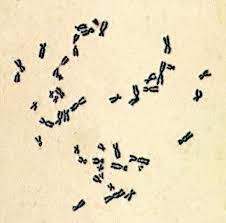
#> input picture x2.jpeg, 226 x 223 px
$ python main7.py
#> lines starting #> are read from the running program, lines starting #| are printed output that depends on the picture; after the words box and inside, x2 and y2 are one past the last pixel; in counts of white or black regions, pixels touching at a corner belong together
import cv2
import matplotlib.pyplot as plt
import numpy as np
import os

# Step 1: Read the image
image = cv2.imread('x2.jpeg')
#> image is the input picture: shape (223, 226, 3); mean B, G, R 189.8, 221.9, 235.4

# Step 2: Preprocessing
gray_image = cv2.cvtColor(image, cv2.COLOR_BGR2GRAY)
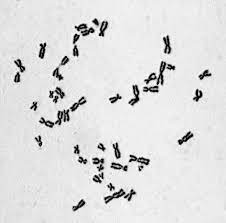
#> gray_image: shape (223, 226); min 0, max 254, mean 222.3

# Step 3: Segmentation
_, thresholded_image = cv2.threshold(gray_image, 0, 255, cv2.THRESH_BINARY_INV + cv2.THRESH_OTSU)
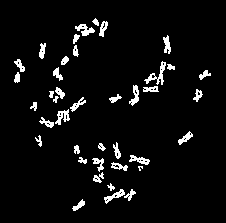
#> thresholded_image: shape (223, 226); 5.1% white; 40 white regions (1 under 20 px)

# Step 4: Counting chromosomes
contours, _ = cv2.findContours(thresholded_image, cv2.RETR_EXTERNAL, cv2.CHAIN_APPROX_SIMPLE)
#> contours = 40 contours, 4 with area under 20; largest, box (x1, y1, x2, y2) and area: (144, 61, 166, 85) 116, (75, 24, 95, 36) 93, (55, 109, 70, 125) 92, (104, 189, 125, 204) 90, (129, 155, 150, 165) 84
chromosome_count = len(contours)
#> chromosome_count = 40

# Step 5: Sorting
sorted_contours = sorted(contours, key=cv2.contourArea, reverse=True)
#> sorted_contours has the same summary as contours

# Step 6: Create a directory to save the new images
output_directory = 'output_images'
os.makedirs(output_directory, exist_ok=True)

# Step 7: Save the processed image
processed_image_path = os.path.join(output_directory, 'processed_image.jpg')
cv2.imwrite(processed_image_path, thresholded_image)

# Step 8: Create a subdirectory for cropped chromosomes
cropped_directory = os.path.join(output_directory, 'cropped_chromosomes')
os.makedirs(cropped_directory, exist_ok=True)

# Step 9: Cropping and saving the chromosomes
cropped_chromosomes = []
max_height = 0
total_width = 0
for i, contour in enumerate(sorted_contours):
    x, y, w, h = cv2.boundingRect(contour)
    cropped_chromosome = image[y:y + h, x:x + w]
    output_path = os.path.join(cropped_directory, f'cropped_chromosome_{i+1}.jpg')
    cv2.imwrite(output_path, cropped_chromosome)
    cropped_chromosomes.append(cropped_chromosome)
    if h > max_height:
        max_height = h
    total_width += w
#> this loop made 40 passes
#> (x, y, w, h, max_height, total_width) on pass 1: (144, 61, 22, 24, 24, 22)
#> (x, y, w, h, total_width) on passes 2 to 7: (75, 24, 20, 12, 42), (55, 109, 15, 16, 57), (104, 189, 21, 15, 78), (129, 155, 21, 10, 99), (129, 85, 10, 21, 109), (178, 131, 15, 14, 124)
#> pass 1, `cropped_chromosome = image[y:y + h, x:x + w]`:
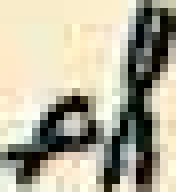
#> cropped_chromosome: shape (24, 22, 3) (shown 8 times larger); mean B, G, R 154, 173.9, 178.7
#> after the loop, cropped_chromosomes = 40 items; max_height = 24; total_width = 437

# Step 10: Calculate the scaling factor
scaling_factor = 1.0
if total_width > 65500:
    scaling_factor = 65500 / total_width

# Step 11: Resize cropped chromosomes to have the same height
for i in range(chromosome_count):
    resized_width = int(cropped_chromosomes[i].shape[1] * scaling_factor)
    resized_height = int(max_height * scaling_factor)
    cropped_chromosomes[i] = cv2.resize(cropped_chromosomes[i], (resized_width, resized_height))

# Step 12: Sort the cropped chromosomes by their x-coordinate
cropped_chromosomes.sort(key=lambda x: cv2.moments(cv2.cvtColor(x, cv2.COLOR_BGR2GRAY))['m10'] / cv2.moments(cv2.cvtColor(x, cv2.COLOR_BGR2GRAY))['m00'])

# Step 13: Concatenate cropped chromosomes horizontally
ordered_image = np.concatenate(cropped_chromosomes, axis=1)
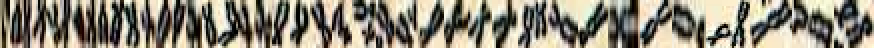
#> ordered_image: shape (24, 437, 3) (shown 2 times larger); mean of channels 0, 1, 2 118.7, 133.1, 138.6; drawn as B, G, R

# Step 14: Save the ordered image
ordered_image_path = os.path.join(output_directory, 'ordered_image.jpg')
plt.imsave(ordered_image_path, cv2.cvtColor(ordered_image, cv2.COLOR_BGR2RGB))

# Print the count and paths of the processed image, cropped chromosomes, and the ordered image
print(f"Chromosome count: {chromosome_count}")
#| Chromosome count: 40
print(f"Processed image saved as: {processed_image_path}")
for i in range(chromosome_count):
    print(f"Cropped chromosome {i+1} saved as: {os.path.join(cropped_directory, f'cropped_chromosome_{i+1}.jpg')}")
#> this loop made 40 passes
#| Cropped chromosome 1 saved as: output_images/cropped_chromosomes/cropped_chromosome_1.jpg
#| Cropped chromosome 2 saved as: output_images/cropped_chromosomes/cropped_chromosome_2.jpg
#| Cropped chromosome 3 saved as: output_images/cropped_chromosomes/cropped_chromosome_3.jpg
#| Cropped chromosome 4 saved as: output_images/cropped_chromosomes/cropped_chromosome_4.jpg
#| Cropped chromosome 5 saved as: output_images/cropped_chromosomes/cropped_chromosome_5.jpg
#| Cropped chromosome 6 saved as: output_images/cropped_chromosomes/cropped_chromosome_6.jpg
#| Cropped chromosome 7 saved as: output_images/cropped_chromosomes/cropped_chromosome_7.jpg
#| Cropped chromosome 8 saved as: output_images/cropped_chromosomes/cropped_chromosome_8.jpg
#> (further printed lines are left out)
print(f"Ordered image saved as: {ordered_image_path}")

$ run again, with x1.png saved as x2.jpeg
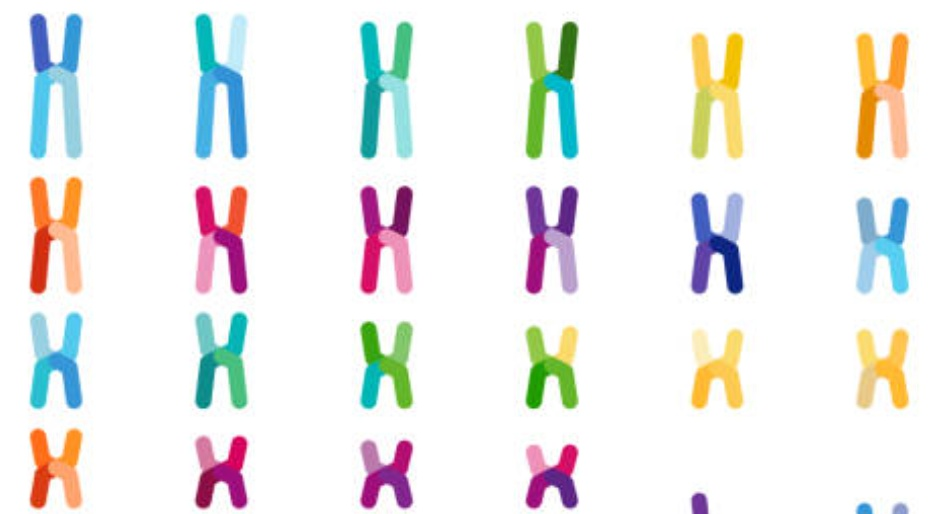
#> input picture x1.png, 933 x 514 px
#> image is the input picture: shape (514, 933, 3); mean B, G, R 235.3, 237.1, 237.2
#> `_, thresholded_image = cv2.threshold(gray_image, 0, 255, cv2.THRESH_BI..`:
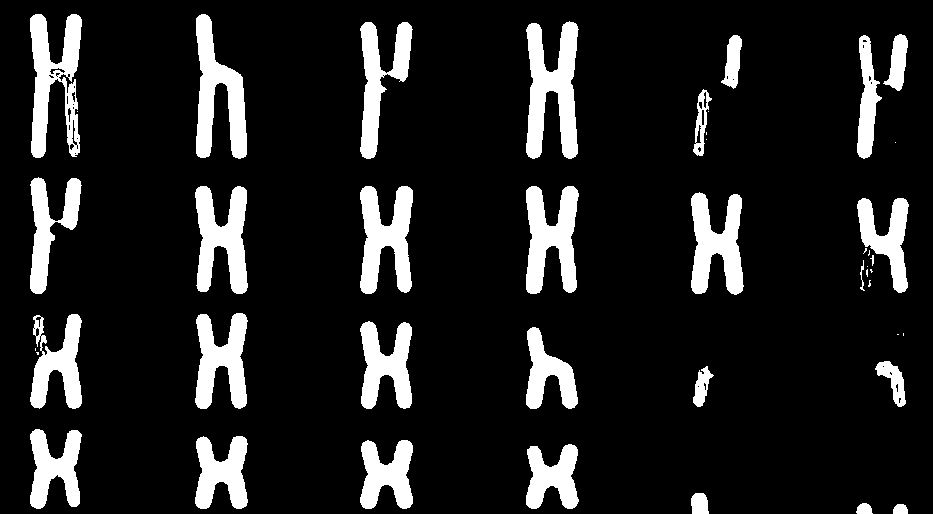
#> thresholded_image: shape (514, 933); 12.7% white; 44 white regions (15 under 20 px)
#> contours = 44 contours, 17 with area under 20; largest, box (x1, y1, x2, y2) and area: (526, 21, 579, 159) 4174, (30, 14, 82, 158) 3901, (196, 14, 247, 159) 3578, (526, 186, 579, 294) 3416, (360, 186, 413, 294) 3408
#> chromosome_count = 44
#> sorted_contours has the same summary as contours
#> the loop `for i, contour in enumerate(sorted_contours):` made 44 passes
#> (x, y, w, h, max_height, total_width) on passes 1 to 3: (526, 21, 53, 138, 138, 53), (30, 14, 52, 144, 144, 105), (196, 14, 51, 145, 145, 156)
#> after the loop `for i, contour in enumerate(sorted_contours):`: cropped_chromosomes = 44 items; max_height = 145; total_width = 1173
#> `ordered_image = np.concatenate(cropped_chromosomes, axis=1)`:
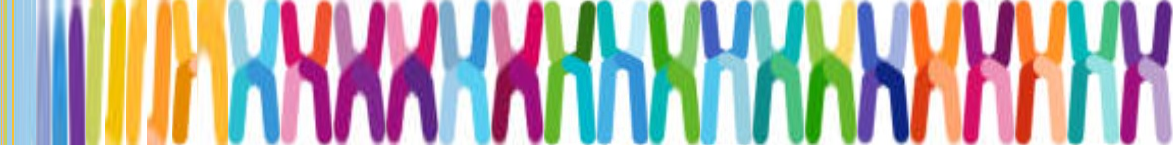
#> ordered_image: shape (145, 1173, 3); mean of channels 0, 1, 2 174.4, 176.9, 181.7; drawn as B, G, R
#| Chromosome count: 44
#> the loop `for i in range(chromosome_count):` made 44 passes
#| Cropped chromosome 1 saved as: output_images/cropped_chromosomes/cropped_chromosome_1.jpg
#| Cropped chromosome 2 saved as: output_images/cropped_chromosomes/cropped_chromosome_2.jpg
#| Cropped chromosome 3 saved as: output_images/cropped_chromosomes/cropped_chromosome_3.jpg
#| Cropped chromosome 4 saved as: output_images/cropped_chromosomes/cropped_chromosome_4.jpg
#| Cropped chromosome 5 saved as: output_images/cropped_chromosomes/cropped_chromosome_5.jpg
#> (further printed lines are left out)
